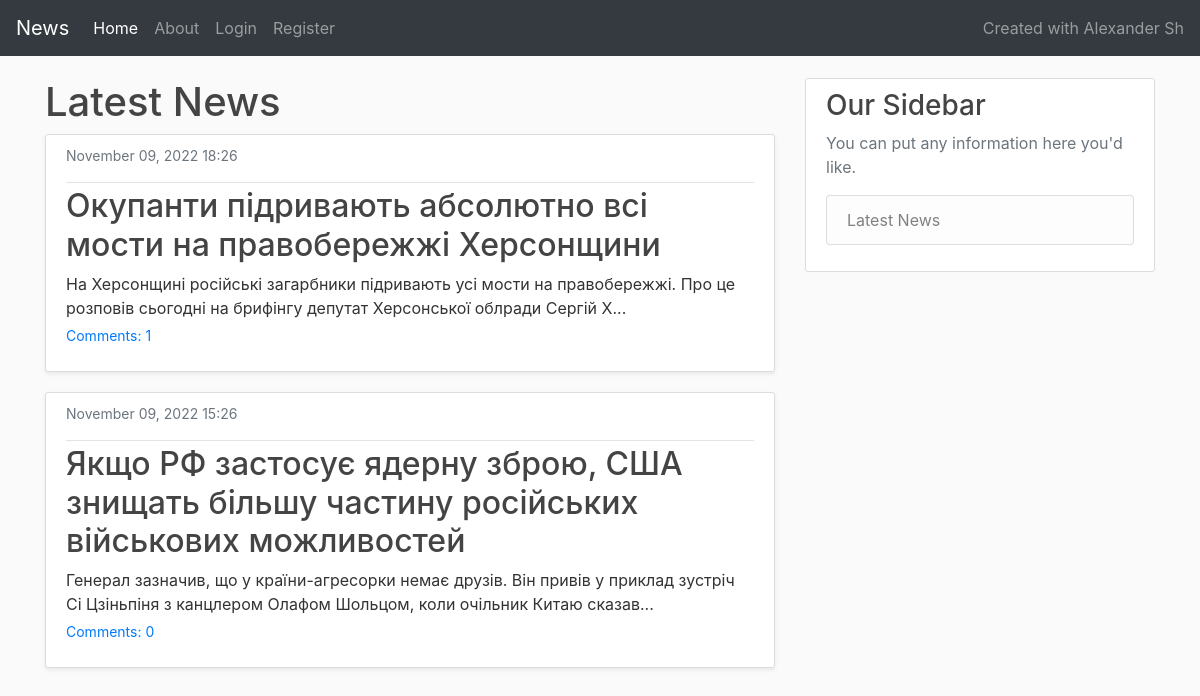
The app's page /, older data.
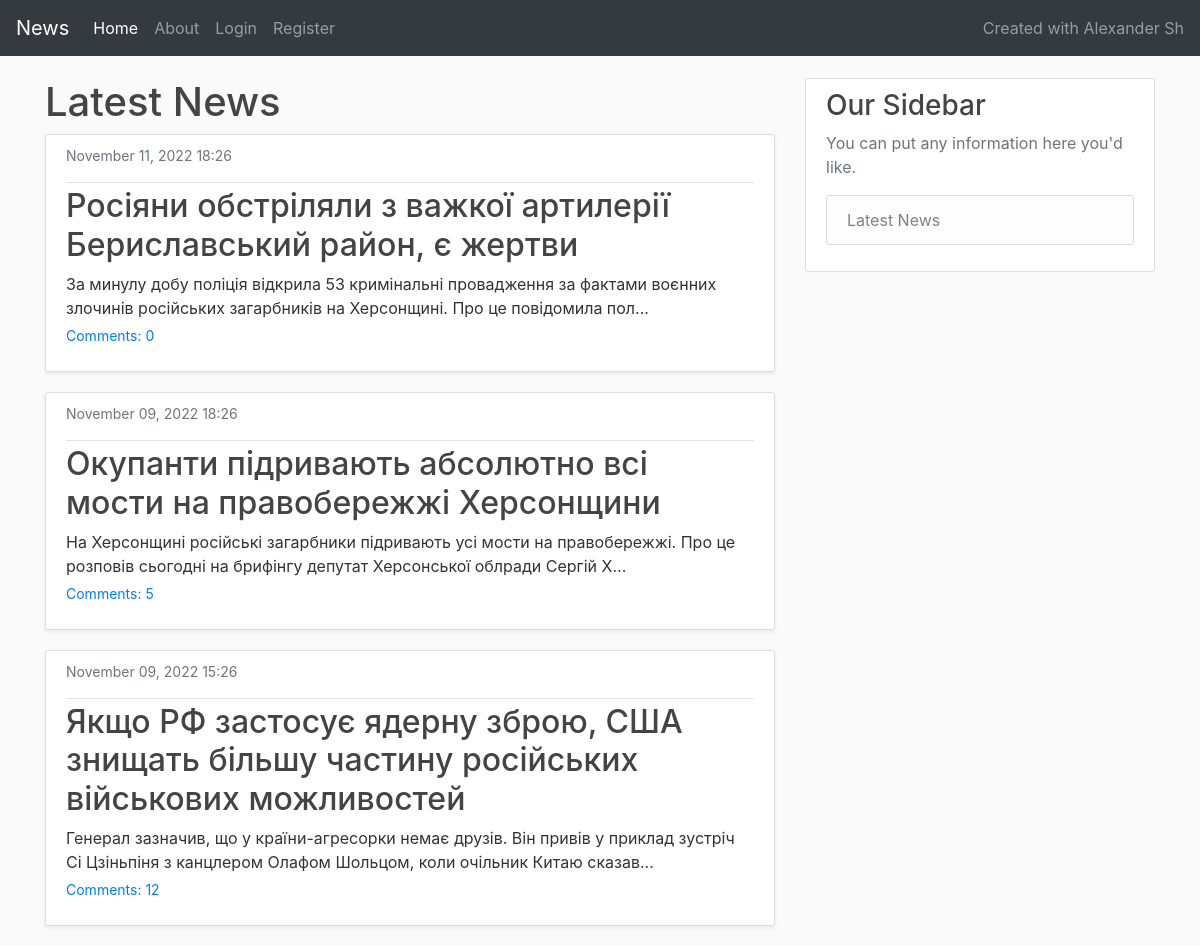
The same page, newer data.
### content/models.py (models this page shows, shortened)
class Entry(models.Model):
    title = models.CharField(max_length=100)
    content = models.TextField()
    created_at = models.DateTimeField(default=timezone.now)
    updated_at = models.DateTimeField(default=timezone.now)
    class Meta:
        db_table = "base_entry"

### base/views.py (the view)
# urls.py: path('', views.index, name='index'),
def index(request):
    entries = Entry.objects.all().order_by('-id')[:10:1]
    context = {
        'entries': entries,
        'title': 'Latest News',
    }
    return render(request, 'index.html', context)

### base/templates/index.html (shortened to what this page needs)
{% load static %}
<!DOCTYPE html>
<html lang="en">
<head>
    <link rel="stylesheet" href="https://cdn.jsdelivr.net/npm/bootstrap@4.6.1/dist/css/bootstrap.min.css">
    <link rel="stylesheet" href="{% static 'news/main.css' %}">
</head>
<body>
    <nav class="navbar navbar-expand-lg navbar-dark bg-dark">
        <a class="navbar-brand" href="{% url 'index' %}">News</a>
        <div class="collapse navbar-collapse" id="navbarText">
          <ul class="navbar-nav mr-auto">
            <li class="nav-item active">
                <a class="nav-link" href="{% url 'index' %}">Home <span class="sr-only">(current)</span></a>
            </li>
            <li class="nav-item">
                <a class="nav-link" href="{% url 'about' %}">About</a>
            </li>
            {% if user.is_authenticated %}
                <li class="nav-item">
                  <a class="nav-link" href="{% url 'profile' %}">Profile</a>
                </li>
                <li class="nav-item">
                  <a class="nav-link" href="{% url 'logout' %}">Logout</a>
                </li>
                {% else %}
                <li class="nav-item">
                  <a class="nav-link" href="{% url 'login' %}">Login</a>
                </li>
                <li class="nav-item">
                  <a class="nav-link" href="{% url 'register' %}">Register</a>
                </li>
            {% endif %}
          </ul>
          <span class="navbar-text">
            Created with Alexander Sh
          </span>
        </div>
      </nav>
    <main role="main" class="container">
      <div class="row">
        <div class="col-md-8">
            {% if title %}
                <h1>{{ title }}</h1>
            {% endif %}
            {% block content %}
                {% for entry in entries %}
                    <article class="media content-section shadow-sm">
                        <div class="media-body">
                          <div class="article-metadata">
                            <small class="text-muted">{{ entry.created_at|date:"F d, Y H:i" }}</small>
                          </div>
                          <h2><a class="article-title" href="{% url 'show' entry.id  %}">{{ entry.title }}</a></h2>
                            <p class="article-content">
                                {{ entry.content|slice:"0:150" }}...
                            </p>
                            <small>
                               <a href="{% url 'show' entry.id  %}#comments">Comments: {{ entry.comments.all.count }}</a>
                            </small>
                        </div>
                    </article>
                {% endfor %}
            {% endblock %}
        </div>
        <div class="col-md-4">
          <div class="content-section">
            <h3>Our Sidebar</h3>
            <p class='text-muted'>You can put any information here you'd like.
              <ul class="list-group">
                <li class="list-group-item list-group-item-light">Latest News</li>
              </ul>
            </p>
          </div>
        </div>
      </div>
    </main>
</body>
</html>

Row changes from the older to the newer data that the page shows:
added Entry: created_at "November 11, 2022 18:26", title "Росіяни обстріляли з важкої артилерії Бериславський район, є жертви", content "За минулу добу поліція відкрила 53 кримінальні провадження за фактами воєнних злочинів російських загарбників на Херсонщині. Про це повідомила пол", comments.all.count "0"
computed for Entry "Окупанти підривають абсолютно всі мости на правобережжі Херсонщини": comments.all.count "1" → "5"
computed for Entry "November 09, 2022 15:26": comments.all.count "0" → "12"
